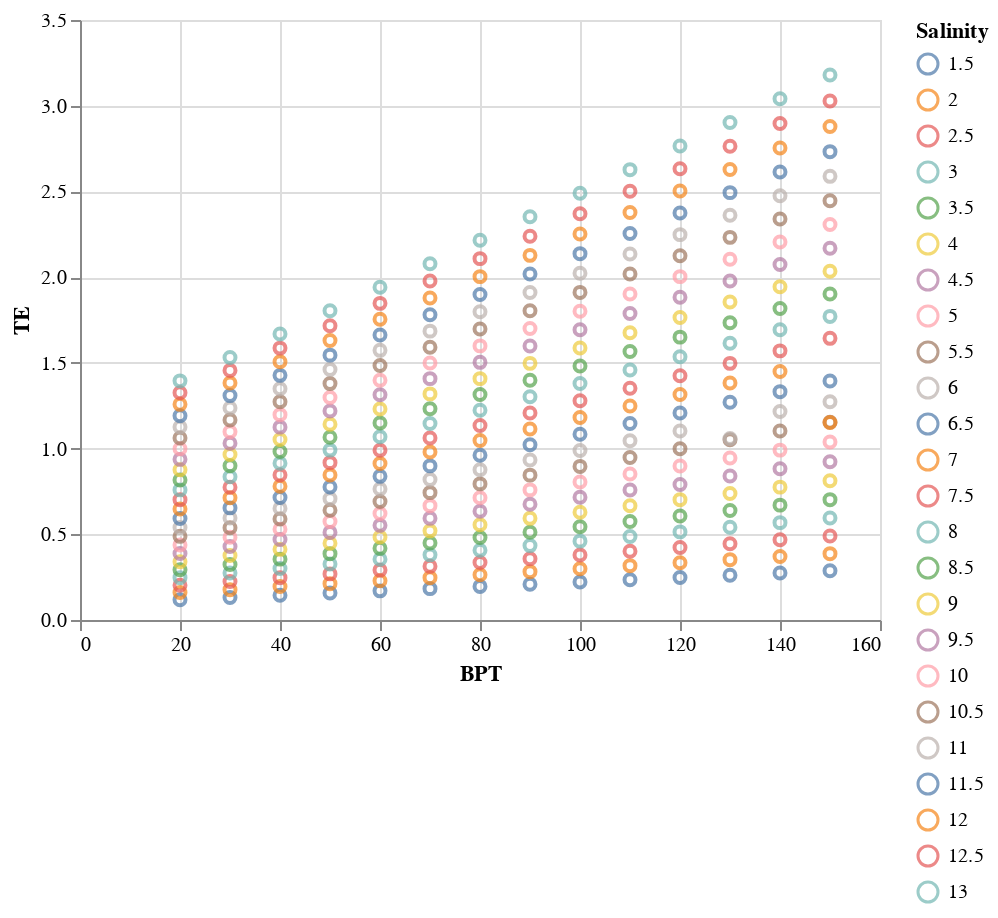

Source (notebook cell):
### Code cell
# prompt: Using dataframe df_fabuss: scatter with BPT and TE and Salinity as a discreet legend point

import altair as alt
alt.Chart(df_fabuss).mark_point().encode(
    x='BPT ',
    y='TE',
    color='Salinity:N'  # Specify Salinity as a nominal (discrete) variable for the legend
)

### Figure 1 — Vega-Lite specification as saved in the notebook (floating-point values rounded to 4 significant figures; data arrays with more than 128 entries replaced by an {"elided": "..."} marker saying what was removed)
{"config": {"view": {"continuousWidth": 400, "continuousHeight": 300}}, "data": {"name": "data-b51d4922ec4d9c87ab8cd8af74a04d9b"}, "mark": "point", "encoding": {"color": {"field": "Salinity", "type": "nominal"}, "x": {"field": "BPT ", "type": "quantitative"}, "y": {"field": "TE", "type": "quantitative"}}, "$schema": "https://vega.github.io/schema/vega-lite/v4.17.0.json", "datasets": {"data-b51d4922ec4d9c87ab8cd8af74a04d9b": {"elided": "336 records"}}}
